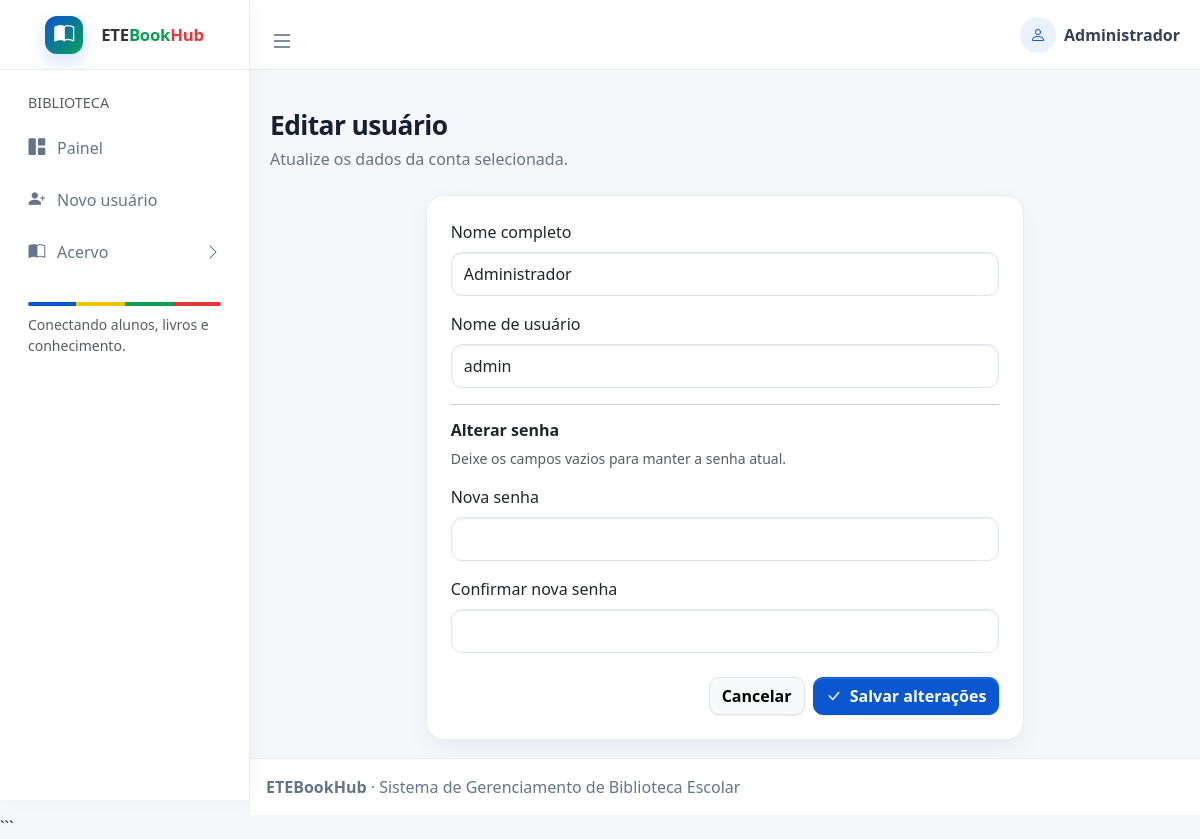
The app's page /editar_usuario/1 (signed in) with its own data.
### tables this page shows
CREATE TABLE usuario (
   id integer primary key autoincrement,
   nome varchar(80) not null,
   login varchar(50) not null unique,
   senha_hash varchar(200) not null,
   ativo boolean default 1
);

### app.py (the view, shortened to what this page needs)
@app.route("/editar_usuario/<int:id_usuario>", methods=["GET", "POST"])
@login_required
def editarUsuario(id_usuario):
    usuario = buscar_usuario_por_id(id_usuario)
    if usuario is None:
        flash("Usuário não encontrado.", "danger")
        return redirect(url_for("listarUsuarios"))
    return render_template(
        "admin/editar_usuario.html",
        usuario=usuario
    )

### app.py (called while the page is built)
def login_required(view):
    @wraps(view)
    def wrapped_view(*args, **kwargs):
        if session.get("usuario_id") is None:
            flash("Entre com sua conta para acessar o acervo.", "warning")
            return redirect(url_for("login"))
        return view(*args, **kwargs)
    return wrapped_view

### database.py (called while the page is built)
def conexao():
    conn = sqlite3.connect("biblioteca.db")
    conn.row_factory = sqlite3.Row
    return conn

def buscar_usuario_por_id(id_usuario):
    conn = conexao()
    usuario = conn.execute(
        """
        SELECT *
        FROM usuario
        WHERE id = ? AND ativo = 1
        """,
        (id_usuario,)
    ).fetchone()
    conn.close()
    return usuario

### templates/admin/editar_usuario.html (shortened to what this page needs)
{% extends 'admin/base.html' %}
{% block content %}
<div class="page-heading mb-4">
    <h1>Editar usuário</h1>
    <p>Atualize os dados da conta selecionada.</p>
</div>
<div class="row justify-content-center">
    <div class="col-xl-8 col-lg-9">
        <div class="card">
            <div class="card-body p-4">
                <form method="POST" autocomplete="off">
                    <div class="mb-3">
                        <label class="form-label">Nome completo</label>
                        <input
                            type="text"
                            name="nome"
                            class="form-control"
                            value="{{ request.form.get('nome', usuario['nome']) }}"
                            required
                        >
                    </div>
                    <div class="mb-3">
                        <label class="form-label">Nome de usuário</label>
                        <input
                            type="text"
                            name="login"
                            class="form-control"
                            value="{{ request.form.get('login', usuario['login']) }}"
                            required
                        >
                    </div>
                    <hr>
                    <h6 class="fw-bold">Alterar senha</h6>
                    <p class="text-muted small">
                        Deixe os campos vazios para manter a senha atual.
                    </p>
                    <div class="mb-3">
                        <label class="form-label">Nova senha</label>
                        <input
                            type="password"
                            name="senha"
                            class="form-control"
                            minlength="6"
                            autocomplete="new-password"
                        >
                    </div>
                    <div class="mb-4">
                        <label class="form-label">Confirmar nova senha</label>
                        <input
                            type="password"
                            name="confirmar_senha"
                            class="form-control"
                            minlength="6"
                            autocomplete="new-password"
                        >
                    </div>
                    <div class="d-flex justify-content-end gap-2">
                        <a href="{{ url_for('listarUsuarios') }}"
                           class="btn btn-light border">
                            Cancelar
                        </a>
                        <button type="submit" class="btn btn-primary">
                            <i class="bi bi-check-lg me-1"></i>
                            Salvar alterações
                        </button>
                    </div>
                </form>
            </div>
        </div>
    </div>
</div>
{% endblock %}

### templates/admin/base.html (shortened to what this page needs)
<!doctype html>
<html lang="pt-br">
<head>
    <link rel="stylesheet"
          href="https://cdn.jsdelivr.net/npm/@fontsource/source-sans-3@5.0.12/index.css"
 />
    <link rel="stylesheet"
          href="https://cdn.jsdelivr.net/npm/bootstrap-icons@1.13.1/font/bootstrap-icons.min.css"
 />
    <link rel="stylesheet"
          href="{{ url_for('static', filename='css/dist/css/adminlte.css') }}" />
    <link rel="stylesheet"
          href="https://cdn.jsdelivr.net/npm/bootstrap@5.3.8/dist/css/bootstrap.min.css"
>
    <link rel="stylesheet"
          href="{{ url_for('static', filename='css/etebookhub.css') }}" />
</head>
<body class="layout-fixed sidebar-expand-lg">
<div class="app-wrapper">
    <nav class="app-header navbar navbar-expand">
        <div class="container-fluid">
            <ul class="navbar-nav">
                <li class="nav-item">
                    <a class="nav-link"
                       data-lte-toggle="sidebar"
                       href="#">
                        <i class="bi bi-list fs-4"></i>
                    </a>
                </li>
            </ul>
            <ul class="navbar-nav ms-auto">
                <li class="nav-item dropdown user-menu">
                    <a href="#"
                       class="nav-link dropdown-toggle d-flex align-items-center gap-2"
                       data-bs-toggle="dropdown">
                        <span class="user-avatar">
                            <i class="bi bi-person"></i>
                        </span>
                        <span class="user-pill d-none d-md-inline">
                            {{ session.get('usuario_nome', 'Visitante') }}
                        </span>
                    </a>
                </li>
            </ul>
        </div>
    </nav>
    <aside class="app-sidebar shadow-none" data-bs-theme="light">
        <div class="sidebar-brand">
            <a href="{{ url_for('index') }}" class="brand-link">
                <span class="brand-mark">
                    <i class="bi bi-book-half"></i>
                </span>
                <span class="brand-text">
                    ETE<span class="book">Book</span><span class="hub">Hub</span>
                </span>
            </a>
        </div>
        <div class="sidebar-wrapper">
            <nav>
                <ul class="nav sidebar-menu flex-column"
                    data-lte-toggle="treeview"
                    role="navigation"
                    data-accordion="false">
                    <li class="nav-header text-uppercase small text-muted px-3 pt-2 pb-2">
                        Biblioteca
                    </li>
                    <li class="nav-item">
                        <a href="{{ url_for('index') }}"
                           class="nav-link {% if request.endpoint == 'index' %}active{% endif %}">
                            <i class="nav-icon bi bi-grid-1x2-fill"></i>
                            <p>Painel</p>
                        </a>
                    </li>
                    <li class="nav-item">
                        <a href="{{ url_for('cadastrarUsuarioAdmin') }}"
                           class="nav-link {% if request.endpoint == 'cadastrarUsuarioAdmin' %}active{% endif %}">
                            <i class="nav-icon bi bi-person-plus-fill"></i>
                            <p>Novo usuário</p>
                        </a>
                    </li>
                    <li class="nav-item">
                        <a href="#" class="nav-link">
                            <i class="nav-icon bi bi-book-half"></i>
                            <p>
                                Acervo
                            </p>
                        </a>
                    </li>
                </ul>
            </nav>
            <div class="px-3 mt-4">
                <div class="logo-strip">
                    <span class="b"></span>
                    <span class="y"></span>
                    <span class="g"></span>
                    <span class="r"></span>
                </div>
                <small class="text-muted d-block mt-2">
                    Conectando alunos, livros e conhecimento.
                </small>
            </div>
        </div>
    </aside>
    <main class="app-main">
        <div class="app-content-header">
        </div>
        <div class="app-content">
            <div class="container-fluid">
                {% block content %}
                {% endblock %}
            </div>
        </div>
    </main>
    <footer class="app-footer">
        <strong>ETEBookHub</strong>
        · Sistema de Gerenciamento de Biblioteca Escolar
    </footer>
</div>
</body>
</html>

### static/css/etebookhub.css (style rules this page uses)
:root { --ete-blue: #0b57d0; --ete-blue-dark: #083b8f; --ete-green: #0a9f55; --ete-yellow: #f5c400; --ete-red: #e53935; --ete-bg: #f5f7fb; --ete-text: #172033; --ete-muted: #6b7280; --ete-border: #e8ecf2; --ete-radius: 18px; }
body { background: var(--ete-bg) !important; color: var(--ete-text); }
.app-header { height: 70px !important; border-bottom: 1px solid var(--ete-border); background: rgba(255,255,255,.96) !important; }
.app-header .nav-link { color: #526071; }
.app-sidebar { background: #fff !important; border-right: 1px solid var(--ete-border); box-shadow: 4px 0 18px rgba(15,23,42,.03) !important; }
.sidebar-brand { height: 70px; border-bottom: 1px solid var(--ete-border); background: #fff; }
.brand-link { display:flex; align-items:center; gap:10px; height:70px; padding:0 20px; text-decoration:none; }
.brand-mark { width:38px; height:38px; border-radius:12px; display:grid; place-items:center; color:#fff; background: linear-gradient(135deg,var(--ete-blue),var(--ete-green)); box-shadow: 0 8px 18px rgba(11,87,208,.18); }
.brand-text { font-size:1.05rem; font-weight:800 !important; letter-spacing:-.3px; color:var(--ete-blue); }
.brand-text .book { color:var(--ete-green); }
.brand-text .hub { color:var(--ete-red); }
.sidebar-wrapper { padding: 14px 12px; }
.sidebar-menu .nav-link { border-radius: 12px; color:#64748b !important; margin: 3px 0; padding: 11px 13px; }
.sidebar-menu .nav-icon { width:1.5rem; font-size:1.05rem; }
.app-main { min-height: calc(100vh - 112px); }
.app-content { padding-top: 8px; }
.page-heading { margin-bottom: 22px; }
.page-heading h1 { font-size:1.65rem; font-weight:800; letter-spacing:-.6px; margin:0; }
.page-heading p { margin:5px 0 0; color:var(--ete-muted); }
.card, .small-box { border:1px solid var(--ete-border) !important; border-radius:var(--ete-radius) !important; box-shadow:0 10px 28px rgba(15,23,42,.05) !important; overflow:hidden; }
.card { background:#fff; }
.card-body { padding:20px; }
.btn { border-radius:10px !important; font-weight:600; }
.btn-primary { background:var(--ete-blue) !important; border-color:var(--ete-blue) !important; }
.form-control, .form-select { border-radius:11px; border-color:#dfe5ed; min-height:44px; }
.logo-strip { display:flex; height:4px; border-radius:999px; overflow:hidden; margin-top:18px; }
.logo-strip span { flex:1; }
.logo-strip .b { background:var(--ete-blue); }
.logo-strip .y { background:var(--ete-yellow); }
.logo-strip .g { background:var(--ete-green); }
.logo-strip .r { background:var(--ete-red); }
.app-footer { background:#fff; border-top:1px solid var(--ete-border); color:#64748b; }
.user-pill { color:#344054; font-weight:600; }
.user-avatar { width:36px; height:36px; display:inline-grid; place-items:center; border-radius:50%; background:#eaf2ff; color:var(--ete-blue); }

### records on screen
usuario: get "Administrador", nome "Administrador", login "admin"
